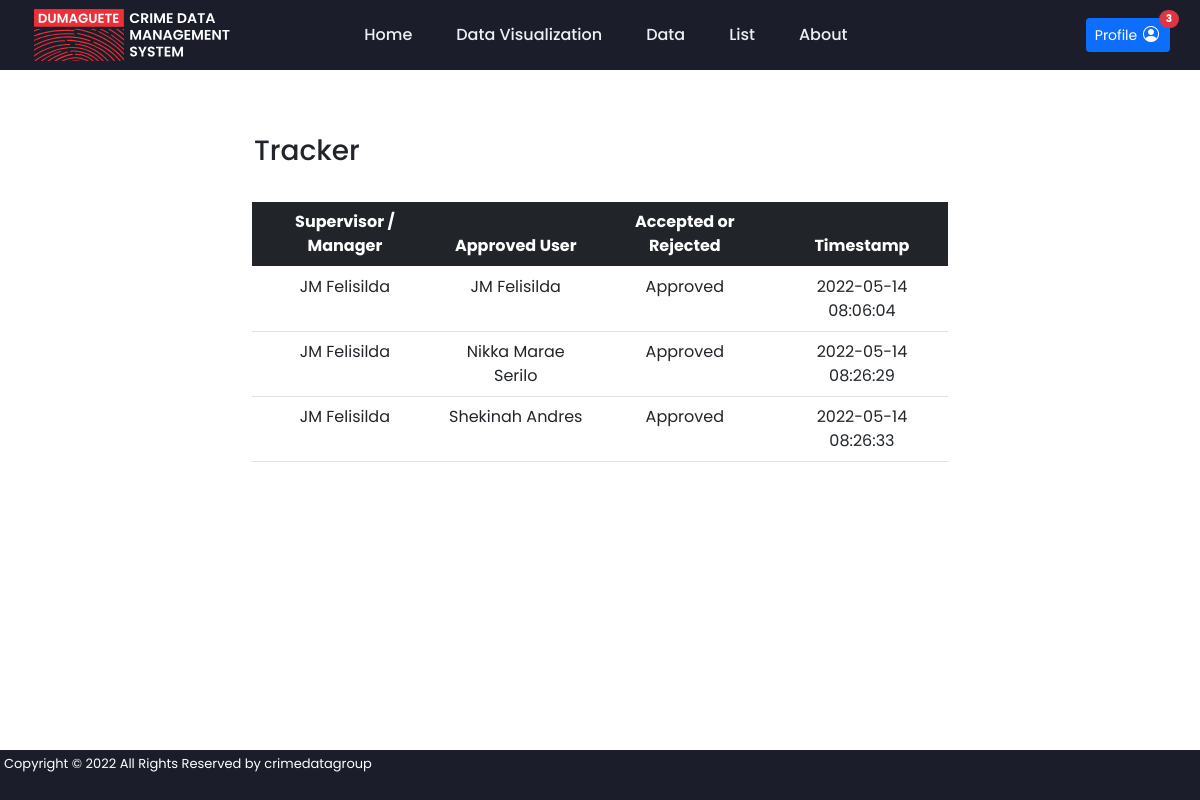
The app's page /tracker.php (signed in) with its own data.
### tables this page shows
CREATE TABLE IF NOT EXISTS `user` (
  `user_id` int(11) NOT NULL AUTO_INCREMENT,
  `email` varchar(100) NOT NULL,
  `password` varchar(100) DEFAULT NULL,
  `first_name` varchar(100) NOT NULL,
  `last_name` varchar(100) NOT NULL,
  `position` varchar(100) NOT NULL,
  `create_timestamp` timestamp NULL DEFAULT CURRENT_TIMESTAMP,
  `update_timestamp` timestamp NULL DEFAULT NULL,
  `approve_reject_timestamp` timestamp NULL DEFAULT NULL,
  `supervisor_accept_reject` int(11) DEFAULT NULL,
  `approval` int(11) DEFAULT '0',
  `image_name` varchar(100) DEFAULT 'profile.png',
  PRIMARY KEY (`user_id`)
);

CREATE TABLE IF NOT EXISTS `approval_table` (
  `approval_id` int(1) NOT NULL,
  `approval_name` varchar(10) NOT NULL,
  PRIMARY KEY (`approval_id`)
);

### tracker.php (the view, shortened to what this page needs)
<?php
include 'connection.php';
?>
<!DOCTYPE html>
<head>
   <link rel="stylesheet" href="style.css">
	<link href="https://cdn.jsdelivr.net/npm/bootstrap@5.0.2/dist/css/bootstrap.min.css" rel="stylesheet">
	<link rel="stylesheet" href="https://cdn.jsdelivr.net/npm/bootstrap-icons@1.8.1/font/bootstrap-icons.css">
</head>
<?php include("header.php"); ?>
<body>
	<div class="col-md-7" style="margin:auto;">
		<h3>Tracker</h3><br>
        <table class="table" style="text-align: center;">
          <thead class="thead-dark">
            <tr class="table-dark">
              <th>Supervisor / Manager</th>
              <th>Approved User</th>
              <th>Accepted or Rejected</th>
              <th>Timestamp</th>
            </tr>
          </thead>
          <tbody>
            <?php
            $res=mysqli_query($conn,'SELECT CONCAT(s.first_name," ", s.last_name) AS supervisor, CONCAT(u.first_name," ", u.last_name) AS username, a.approval_name ,u.approve_reject_timestamp
            FROM user u JOIN user s ON s.user_id=u.supervisor_accept_reject JOIN approval_table a ON a.approval_id=u.approval;');
            while ($row=mysqli_fetch_array($res))
            {
              echo "<tr>";
              echo "<td>"; echo ucwords($row["supervisor"]);  echo "</td>";
              echo "<td>"; echo ucwords($row["username"]);  echo "</td>";
              echo "<td>"; echo $row["approval_name"];  echo "</td>";
              echo "<td>"; echo $row["approve_reject_timestamp"];  echo "</td>";
              echo "</tr>";
            }
            ?>
          </tbody>
        </table>
    </div>
</body>
<?php include("footer.php"); ?>
</html>

### header.php
<?php include 'connection.php';?>
<header>
	<a href="main.php"><img class="logo" src="img/logo5.svg" style="width: 200px;" alt="logo"></a>
	<nav style="padding-right:140px;">
		<ul class="nav__links">
			<li><a href="main.php">Home</a></li>
			<li><a href="visualization_index.php">Data Visualization</a></li>
			<li><a href="data_index.php">Data</a></li>
			<li><a href="list_index.php">List</a></li>
			<li><a href="about_index.php">About</a></li>
		</ul>
	</nav>
    <button onclick="location.href ='profile.php';" type="button" class="btn btn-primary position-relative btn-sm" id="but">
		Profile <i class="bi bi-person-circle" style="font-size: 1rem; color: white;"></i>
		<span class="position-absolute top-0 start-100 translate-middle badge rounded-pill bg-danger">
		<?php $res=mysqli_query($conn,"SELECT COUNT(user_id) AS numbers FROM `user` WHERE `approval`=0");
            if ($res->num_rows > 0) {
				while($row = $res->fetch_assoc()) {
				echo $row["numbers"];
				}
		}?>
		</span>
	</button>
</header>

### footer.php
<footer>
    <p>Copyright &copy; 2022 All Rights Reserved by crimedatagroup</p>
</footer>

### style.css (style rules this page uses)
body { background-size: cover; background-repeat: no-repeat; overflow: auto; flex-grow: 1; margin: 0px; padding: 0px; }
* { font-family: 'Poppins', sans-serif; margin:0; padding:2px; box-sizing: border-box; outline: #1b1e2a; border: grey; text-decoration: none; }
h3 { font-size:1rem; font-weight:100; }
header { position: fixed; z-index: 12; top: 0px; left: 0px; right: 0px; display: flex; justify-content: space-between; align-items: center; padding: 0px 30px; height: 70px; background-color: #1b1e2a; }
footer { position: fixed; bottom: 0px; left: 0px; right: 0px; height: 50px; font-size:13px; background-color: #1b1e2a; color:white; }
.nav__links { list-style: none; display: flex; }
.nav__links a { font-weight: 500; color: #edf0f1; text-decoration: none; }
.nav__links li { padding: 25px 20px 10px 20px; }
.nav__links li a { transition: all 0.3s ease 0s; }

### records on screen
user: supervisor "JM Felisilda", username "JM Felisilda", approval_table.approval_name "Approved", approve_reject_timestamp "2022-05-14 08:06:04"
user: supervisor "JM Felisilda", username "Nikka Marae Serilo", approval_table.approval_name "Approved", approve_reject_timestamp "2022-05-14 08:26:29"
user: supervisor "JM Felisilda", username "Shekinah Andres", approval_table.approval_name "Approved", approve_reject_timestamp "2022-05-14 08:26:33"

### other values on screen
$row["numbers"] "3"
